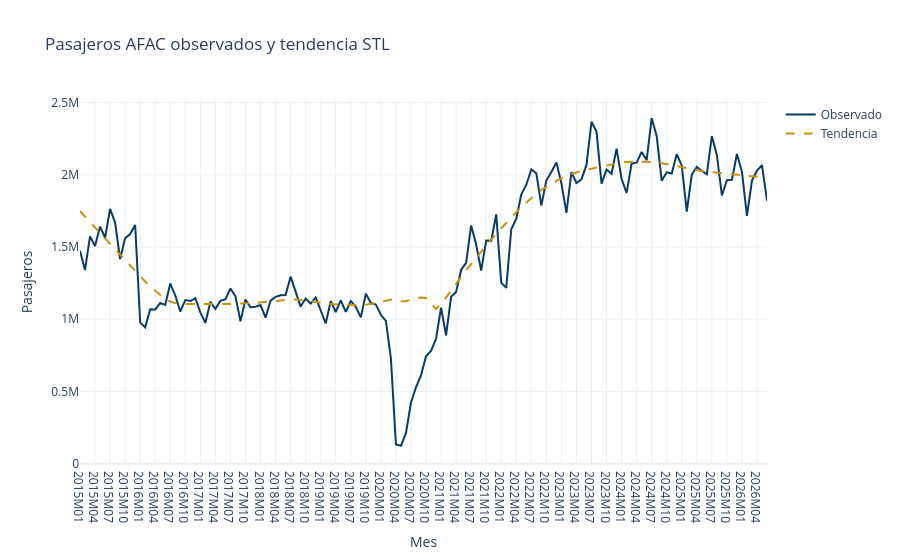

Notebook code for this chart:
### Markdown cell above
## Results

### 2. Tendencia y estacionalidad mensual

### Code cell
import plotly.graph_objects as go
seasonality = eda['seasonality']
fig = go.Figure()
fig.add_scatter(x=seasonality['period_id'], y=seasonality['observed'], name='Observado', line=dict(color='#0B3A66'))
fig.add_scatter(x=seasonality['period_id'], y=seasonality['trend'], name='Tendencia', line=dict(color='#C89211', dash='dash'))
fig.update_layout(title='Pasajeros AFAC observados y tendencia STL', xaxis_title='Mes', yaxis_title='Pasajeros', template='plotly_white')
fig.show()

### Figure 1 — Plotly figure (JSON) as saved in the notebook; plotly's stock layout.template omitted (floating-point values rounded to 4 significant figures; data arrays with more than 128 entries replaced by an {"elided": "..."} marker saying what was removed)
{"data": [{"line": {"color": "#0B3A66"}, "name": "Observado", "type": "scatter", "x": {"elided": "138 str values"}, "y": {"elided": "138 float values"}}, {"line": {"color": "#C89211", "dash": "dash"}, "name": "Tendencia", "type": "scatter", "x": {"elided": "138 str values"}, "y": {"elided": "138 float values"}}], "layout": {"title": {"text": "Pasajeros AFAC observados y tendencia STL"}, "xaxis": {"title": {"text": "Mes"}}, "yaxis": {"title": {"text": "Pasajeros"}}}}
